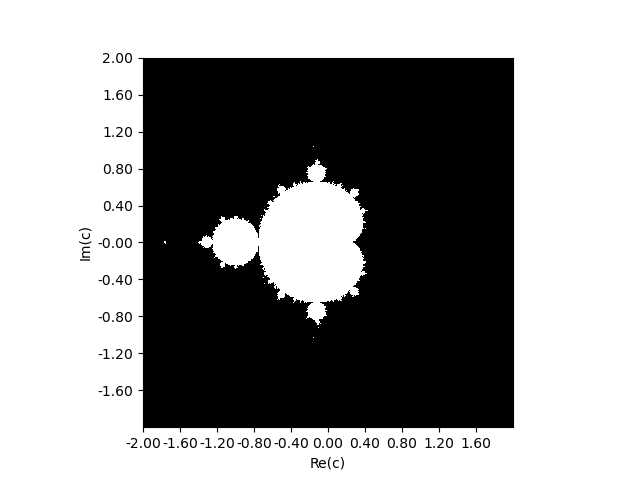

Recreate this plot in Python.
import numpy as np
import matplotlib.pyplot as plt

N = 2000

real2 = np.arange(-2,2,4/N)
real = np.arange(2,-2,-4/N)
complex = 0+1j

result_table = real.reshape([N,1])*complex + real2.reshape([1,N])

def determine_func(a):
    hini = 0
    for i in range(100):
        hini = hini**2 + a
        if np.abs(hini) >= 2:
            return False
            break
    return True
vectorized_function = np.vectorize(determine_func)

resultfinal = np.vectorize(int)(vectorized_function(result_table))


step=200

# Set the ticks on the x-axis and y-axis with a step
x_ticks = np.arange(0, N, step)
y_ticks = np.arange(0, N, step)

# Create corresponding labels ranging from -2 to 2, formatted to 2 decimal places
x_labels = [f"{label:.2f}" for label in np.linspace(-2, 2, N)[::step]]
y_labels = [f"{label:.2f}" for label in np.linspace(2, -2, N)[::step]]

plt.xticks(ticks=x_ticks, labels=x_labels)
plt.yticks(ticks=y_ticks, labels=y_labels)
plt.xlabel("Re(c)")
plt.ylabel("Im(c)")
plt.imshow(resultfinal, cmap='gray', interpolation='nearest')
plt.show()
